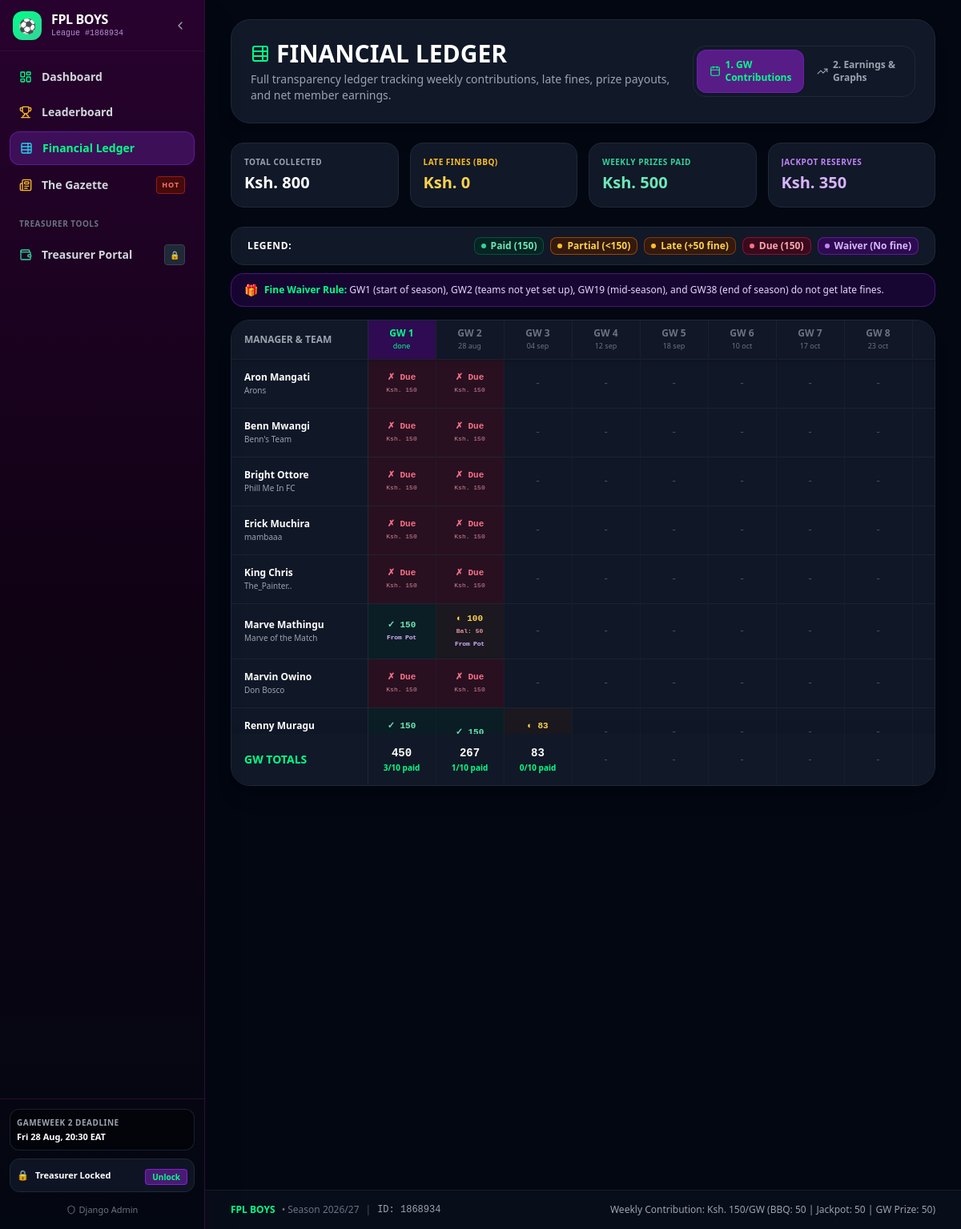
The app's page /treasury/ledger/, older data.
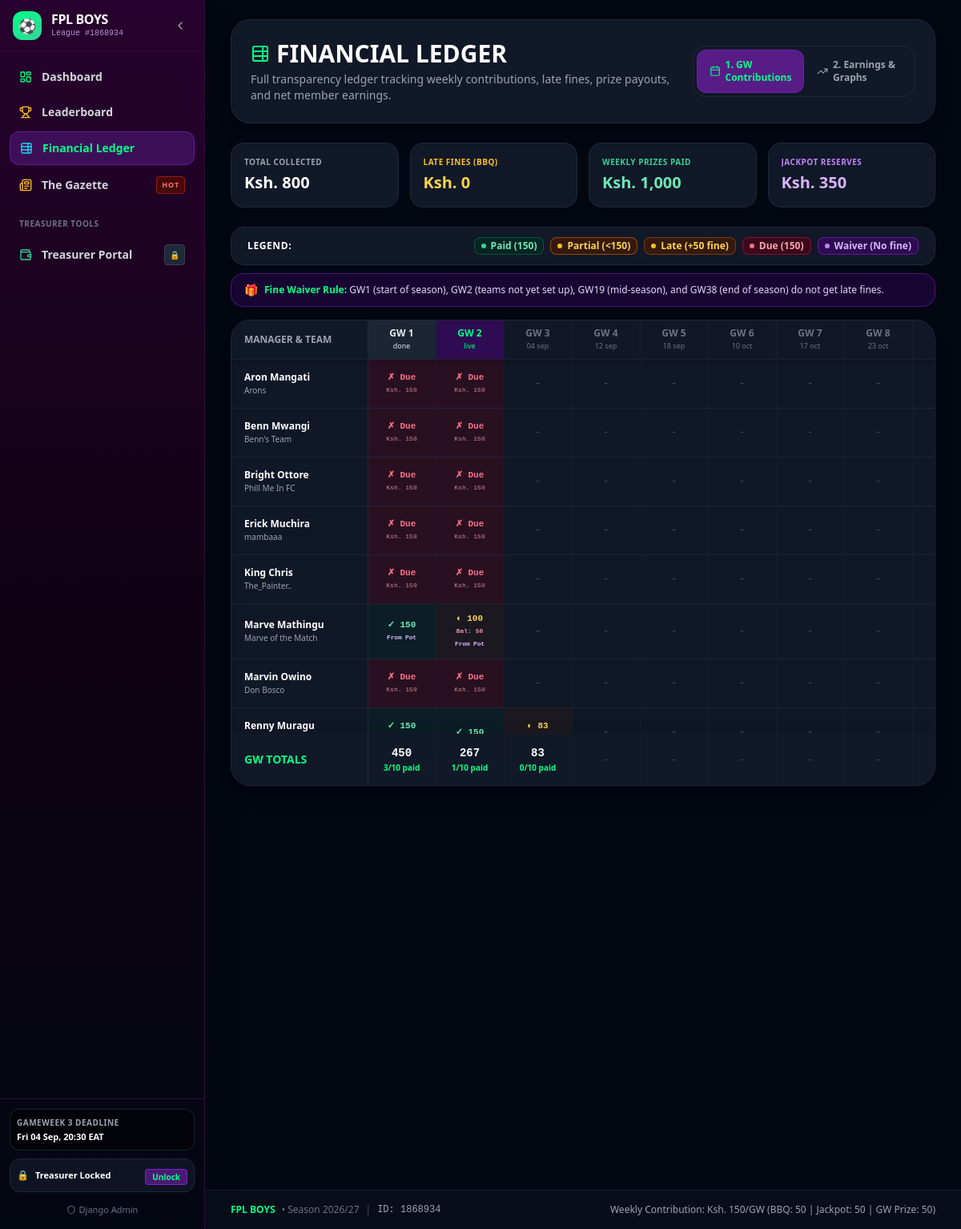
The same page, newer data.
### league/models.py (models this page shows, shortened)
class Gameweek(models.Model):
    STATUS_CHOICES = (
        ('upcoming', 'Upcoming'),
        ('active', 'Active'),
        ('finished', 'Finished'),
    )
    number = models.IntegerField(unique=True)
    name = models.CharField(max_length=60)
    deadline_time = models.DateTimeField(help_text="Official FPL Gameweek deadline (UTC)")
    status = models.CharField(max_length=20, choices=STATUS_CHOICES, default='upcoming')
    is_current = models.BooleanField(default=False)
    is_next = models.BooleanField(default=False)
    month = models.IntegerField(default=8, help_text="Month number 1-12 for monthly filters")
    season = models.CharField(max_length=20, default="2026/27")
    payout_calculated = models.BooleanField(default=False)
    prize_pool_amount = models.DecimalField(max_digits=10, decimal_places=2, default=Decimal('500.00'))
    class Meta:
        ordering = ['number']
        verbose_name = "Gameweek"
        verbose_name_plural = "Gameweeks"
    @property
    def deadline_eat(self):
        if not self.deadline_time:
            return None
        eat_tz = pytz.timezone('Africa/Nairobi')
        return self.deadline_time.astimezone(eat_tz)

### treasury/views.py (the view)
# urls.py: path('ledger/', views.financial_ledger_view, name='financial_ledger'),
def financial_ledger_view(request):
    active_tab = request.GET.get('tab', 'contributions')  # 'contributions' or 'earnings'
    matrix_data = build_financial_ledger_matrix(max_gws=38)
    treasury = get_treasury_summary()
    earnings_leaderboard = get_member_financial_leaderboard()
    context = {
        'active_tab': active_tab,
        'matrix': matrix_data,
        'treasury': treasury,
        'earnings_leaderboard': earnings_leaderboard,
    }
    return render(request, 'dashboard/ledger.html', context)

### league/models.py (called while the page is built)
    @property
    def total_overall_points(self):
        total = self.gw_results.filter(gameweek__status='finished').aggregate(
            models.Sum('net_points')
        )['net_points__sum']
        return total or 0

### templates/dashboard/ledger.html (shortened to what the changed rows need)
{% extends 'base.html' %}
{% load humanize %}
{% block content %}
<div class="space-y-5 sm:space-y-6">
    <div class="bg-gray-900 border border-gray-800 rounded-2xl sm:rounded-3xl p-4 sm:p-6 shadow-xl flex flex-col md:flex-row md:items-center justify-between gap-4">
        <div>
            <div class="flex items-center space-x-2">
                <h1 class="text-xl sm:text-3xl font-black text-white">FINANCIAL LEDGER</h1>
            </div>
        </div>
    </div>
    <div class="grid grid-cols-2 sm:grid-cols-4 gap-2.5 sm:gap-3.5">
        <div class="bg-gray-900 border border-gray-800 p-3 sm:p-4 rounded-2xl">
            <span class="text-[9px] sm:text-[10px] text-emerald-400 uppercase font-bold tracking-wider truncate block">Weekly Prizes Paid</span>
            <div class="text-lg sm:text-xl font-black text-emerald-300 mt-0.5 sm:mt-1">Ksh. {{ matrix.grand_total_prizes|floatformat:0|intcomma }}</div>
        </div>
    </div>
    {% if active_tab != 'earnings' %}
    <div class="space-y-3.5 sm:space-y-4">
        <div class="bg-gray-900 border border-gray-800 rounded-2xl sm:rounded-3xl shadow-xl overflow-hidden">
            <div class="overflow-x-auto max-h-[580px] relative" style="-webkit-overflow-scrolling: touch;">
                <table class="w-full text-xs text-left border-collapse">
                    <thead class="sticky top-0 z-30 bg-gray-900 shadow-md">
                        <tr class="border-b border-gray-800 text-gray-400 font-bold uppercase">
                            <th class="sticky left-0 z-40 bg-gray-900 px-3 sm:px-4 py-3 sm:py-3.5 min-w-[130px] sm:min-w-[170px] border-r border-gray-800 text-[10px] sm:text-xs">
                                Manager & Team
                            </th>
                            {% for gw in matrix.gameweeks %}
                            <th class="px-2 sm:px-3 py-2 text-center min-w-[75px] sm:min-w-[85px] border-r border-gray-800/60 {% if gw.is_current or gw.status == 'active' %}bg-purple-950/70 text-fpl-green{% elif gw.status == 'finished' %}bg-gray-800/80 text-gray-200{% else %}bg-gray-900/90 text-gray-500{% endif %}">
                                <div class="font-bold text-[11px] sm:text-xs">GW {{ gw.number }}</div>
                                <div class="text-[9px] font-normal lowercase tracking-normal">
                                    {% if gw.status == 'finished' %}done{% elif gw.status == 'active' %}live{% else %}{{ gw.deadline_eat|date:"d M" }}{% endif %}
                                </div>
                            </th>
                            {% endfor %}
                        </tr>
                    </thead>
                    <tfoot class="sticky bottom-0 z-30 bg-gray-900 border-t-2 border-purple-700 shadow-2xl text-gray-200 font-bold">
                        <tr>
                            {% for col in matrix.column_summaries %}
                            <td class="px-1.5 sm:px-2 py-3 sm:py-3.5 text-center border-r border-gray-800/60 bg-gray-850">
                                {% if col.total_collected > 0 %}
                                <div class="text-xs sm:text-sm text-white font-black font-mono leading-tight">
                                    {{ col.total_collected|floatformat:0 }}
                                </div>
                                <div class="text-[9px] sm:text-[10px] text-fpl-green font-semibold">
                                    {{ col.paid_count }}/10 paid
                                </div>
                                {% else %}
                                <span class="text-gray-600 font-normal">-</span>
                                {% endif %}
                            </td>
                            {% endfor %}
                        </tr>
                    </tfoot>
                </table>
            </div>
        </div>
    </div>
    {% endif %}
</div>
{% endblock %}

### templates/base.html (shortened to what the changed rows need)
<!DOCTYPE html>
<html lang="en" class="dark">
<head>
    <script src="https://cdn.tailwindcss.com"></script>
</head>
<body class="bg-gray-950 text-gray-100 min-h-screen font-sans antialiased selection:bg-fpl-green selection:text-black">
    <aside id="sidebar" class="fixed top-0 left-0 bottom-0 z-50 bg-gradient-to-b from-fpl-purple via-fpl-dark to-gray-950 border-r border-fpl-border flex flex-col justify-between transition-all duration-300 sidebar-expanded -translate-x-full md:translate-x-0 shadow-2xl">
        <div class="p-3 border-t border-fpl-border/80 space-y-2.5">
            {% if current_gw or next_gw %}
            <div class="sidebar-text p-2 rounded-xl bg-black/40 border border-gray-800/80 text-xs">
                <div class="text-[10px] uppercase font-bold text-gray-400 tracking-wider">
                    {% if next_gw %}{{ next_gw.name }}{% else %}{{ current_gw.name }}{% endif %} Deadline
                </div>
                <div class="text-white font-semibold mt-0.5 truncate text-[11px]">
                    {% if next_gw %}{{ next_gw.deadline_eat|date:"D d M, H:i" }}{% else %}{{ current_gw.deadline_eat|date:"D d M, H:i" }}{% endif %} EAT
                </div>
            </div>
            {% endif %}
        </div>
    </aside>
    <div id="main-content" class="transition-all duration-300 main-expanded min-h-screen flex flex-col">
        <main class="flex-grow max-w-7xl mx-auto px-3 sm:px-6 lg:px-8 py-4 sm:py-6 w-full">
            {% block content %}{% endblock %}
        </main>
    </div>
</body>
</html>

Row changes from the older to the newer data that the page shows:
changed Gameweek (number 2 of 8 on the later page): is_current True → False (drawn)
changed Gameweek (number 3 of 8 on the later page): is_current False → True (drawn); deadline_eat "28 aug" → (not shown); now shows "live"
Text that changed along with them:
{{ next_gw.name }}: "GAMEWEEK 2" → "GAMEWEEK 3"
{{ next_gw.deadline_eat|date:"D d M, H:i" }}: "Fri 28 Aug, 20:30" → "Fri 04 Sep, 20:30"
{{ matrix.grand_total_prizes|floatformat:0|intcomma }}: "500" → "1,000"
